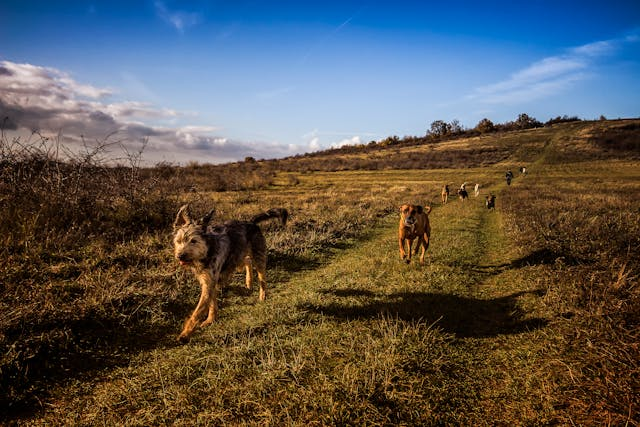
#> input picture Lab4/data/dog.jpg, 640 x 427 px
$ python 4Prog1.py
#> lines starting #> are read from the running program, lines starting #| are printed output that depends on the picture; after the words box and inside, x2 and y2 are one past the last pixel; in counts of white or black regions, pixels touching at a corner belong together
# Prog1_ManualThreshold.py
# Create binary image using manual thresholding

import cv2
import numpy as np

def manual_threshold(image, thresh_value):
    height, width = image.shape
    binary_image = np.zeros((height, width), dtype=np.uint8)

    for i in range(height):
        for j in range(width):
            if image[i, j] > thresh_value:
                binary_image[i, j] = 255
            else:
                binary_image[i, j] = 0
    return binary_image

def main():
    image_path = "data/dog.jpg"   # change as needed
    gray = cv2.imread(image_path, cv2.IMREAD_GRAYSCALE)
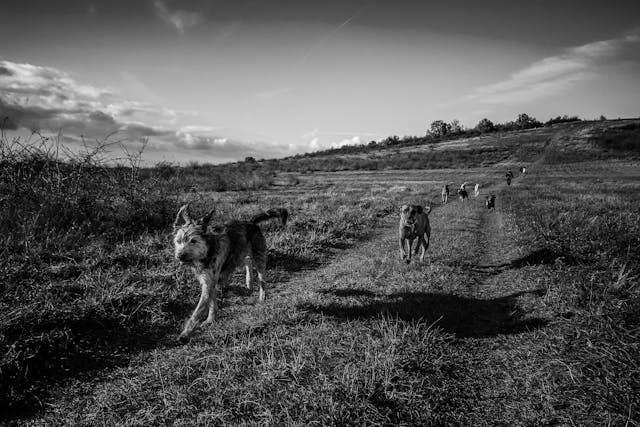
#> gray: shape (427, 640); min 0, max 252, mean 86.7

    if gray is None:
        raise FileNotFoundError("Image not found! Place dog.jpg in data folder.")

    threshold_value = 127
    binary = manual_threshold(gray, threshold_value)
#> after the loop in manual_threshold, `for i in range(height):`:
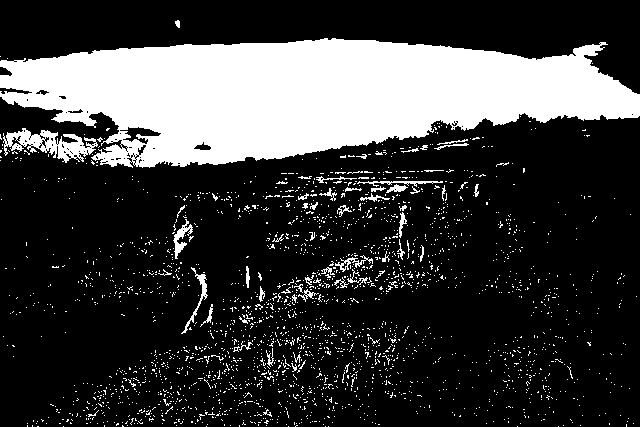
#> binary_image: shape (427, 640); 23.5% white; 2318 white regions (2257 under 20 px), largest, box (x1, y1, x2, y2) and area: (0, 38, 640, 168) 54397, (3, 128, 98, 163) 1453, (173, 219, 193, 259) 270

    # Show results
    cv2.imshow("Original Grayscale", gray)
    cv2.imshow("Binary Image", binary)

    cv2.waitKey(0)
    cv2.destroyAllWindows()

if __name__ == "__main__":
    main()


# write a program to create binary images using thresholding methods.
